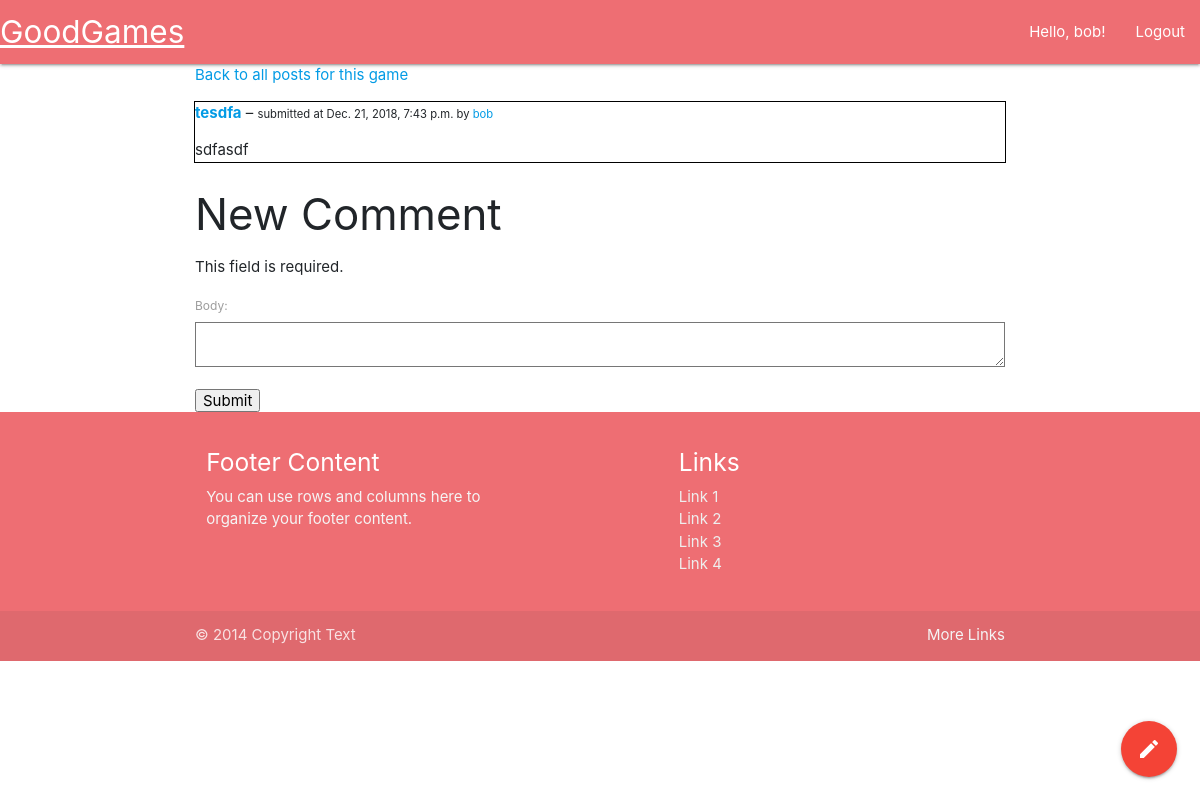
/game/90101/post/1 (signed in), run on the app's committed database.
### goodgames/models.py (models this page shows)
class Post(models.Model):
    title = models.CharField(max_length=100)
    body = models.TextField()
    game = models.ForeignKey(
        Game, on_delete=models.CASCADE, related_name='game')
    date = models.DateTimeField(auto_now=True)
    profile = models.ForeignKey(
        Profile, on_delete=models.CASCADE, related_name='profile')

class Profile(models.Model):
    user = models.OneToOneField(User, on_delete=models.CASCADE)
    name = models.CharField(max_length=50)
    collection = models.ManyToManyField(
        'Game', symmetrical=False, blank=True, related_name="collection")
    wishlist = models.ManyToManyField(
        'Game', symmetrical=False, blank=True, related_name="wishlist")
    def __str__(self):
        return self.name

### goodgames/views.py (the view, shortened to what this page needs)
# urls.py: path('game/<int:game_id>/post/<int:post_id>', views.comments_view),
def comments_view(request, game_id, post_id):
    game = Game.objects.filter(igdb_id=game_id).first()
    post = Post.objects.filter(id=post_id).first()
    comments = Comment.objects.filter(post=post)
    form = CommentForm(None or request.POST)
    return render(request, 'post.html', {
        'data': {
            'game': game,
            'user': request.user.profile,
            'post': post,
            'comments': comments,
        },
        'form': form,
    })

### goodgames/forms.py
class CommentForm(forms.Form):
    body = forms.CharField(widget=forms.Textarea, max_length=5000)

### goodgames/templates/post.html (shortened to what this page needs)
{% extends 'base.html' %}
{% block main %}
<body>
    <p><a href="/game/{{ data.game.igdb_id }}/posts">Back to all posts for this game</a></p>
    <div style="outline: 1px solid black">
        <p><a href="/game/{{ data.game.igdb_id }}/post/{{ data.post.id }}"><b>{{ data.post.title }}</b></a> – <span style="font-size: .75em">submitted at {{ data.post.date }} by <a href="/profile/{{ data.post.profile.id }}">{{ data.post.profile }}</a></span></p>
        <p>{{ data.post.body }}
    </div>
    {% if data.user %}
    <h3>New Comment</h3>
    <form action='/game/{{ data.game.igdb_id }}/post/{{ data.post.id }}' method="post">
        {{ form.as_p }}
        <input type='submit' value='Submit'>
    </form>
    {% endif %}
</body>
{% endblock %}

### goodgames/templates/header.html
<nav>
    <div class="nav-wrapper">
        <a href="/" class="brand-logo m6">GoodGames</a>
        <ul id="nav-mobile" class="right hide-on-med-and-down">
        {% if request.user.is_authenticated %}
        <li><a href="/profile/{{ request.user.id }}">Hello, {{ request.user }}!</a></li>
        <li><a href="/logout">Logout</a></li>
        {% else %}
            <li><a href="/login">Sign in</a></li>
            <li><a href="/signup">Sign up</a></li>
        {% endif %}
        </ul>
    </div>
</nav>

### data on the page
Post: post "tesdfa", post "Dec. 21, 2018, 7:43 p.m.", post.profile "bob", post.body "sdfasdf"

### other printed values
{{ request.user }} "bob"
